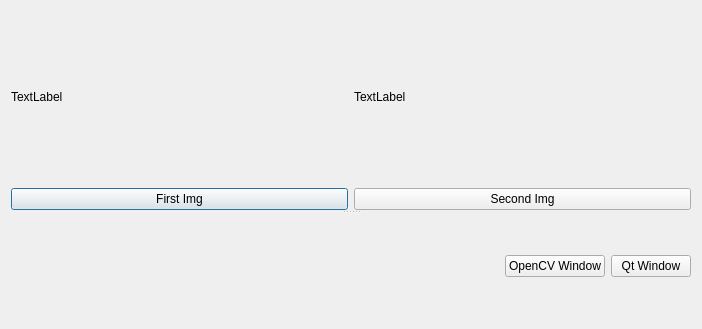
<?xml version="1.0" encoding="UTF-8"?>
<ui version="4.0">
 <class>AddWeighted</class>
 <widget class="QDialog" name="AddWeighted">
  <property name="geometry">
   <rect>
    <x>0</x>
    <y>0</y>
    <width>702</width>
    <height>329</height>
   </rect>
  </property>
  <property name="windowTitle">
   <string>Dialog</string>
  </property>
  <layout class="QHBoxLayout" name="horizontalLayout_4">
   <item>
    <widget class="QSplitter" name="splitter">
     <property name="orientation">
      <enum>Qt::Vertical</enum>
     </property>
     <widget class="QWidget" name="">
      <layout class="QHBoxLayout" name="horizontalLayout_2">
       <item>
        <layout class="QHBoxLayout" name="horizontalLayout">
         <item>
          <layout class="QVBoxLayout" name="verticalLayout">
           <item>
            <widget class="QLabel" name="firstImgLabel">
             <property name="text">
              <string>TextLabel</string>
             </property>
            </widget>
           </item>
           <item>
            <widget class="QPushButton" name="firstImgButton">
             <property name="text">
              <string>First Img</string>
             </property>
            </widget>
           </item>
          </layout>
         </item>
         <item>
          <layout class="QVBoxLayout" name="verticalLayout_2">
           <item>
            <widget class="QLabel" name="secondImgLabel">
             <property name="text">
              <string>TextLabel</string>
             </property>
            </widget>
           </item>
           <item>
            <widget class="QPushButton" name="secondImgButton">
             <property name="text">
              <string>Second Img</string>
             </property>
            </widget>
           </item>
          </layout>
         </item>
        </layout>
       </item>
      </layout>
     </widget>
     <widget class="QWidget" name="">
      <layout class="QHBoxLayout" name="horizontalLayout_3">
       <property name="sizeConstraint">
        <enum>QLayout::SetMinimumSize</enum>
       </property>
       <item>
        <spacer name="horizontalSpacer">
         <property name="orientation">
          <enum>Qt::Horizontal</enum>
         </property>
         <property name="sizeHint" stdset="0">
          <size>
           <width>40</width>
           <height>20</height>
          </size>
         </property>
        </spacer>
       </item>
       <item>
        <widget class="QPushButton" name="addWeightedButton">
         <property name="text">
          <string>OpenCV Window</string>
         </property>
        </widget>
       </item>
       <item>
        <widget class="QPushButton" name="addWeightedButtonQt">
         <property name="text">
          <string>Qt Window</string>
         </property>
        </widget>
       </item>
      </layout>
     </widget>
    </widget>
   </item>
  </layout>
 </widget>
 <resources/>
 <connections/>
</ui>
